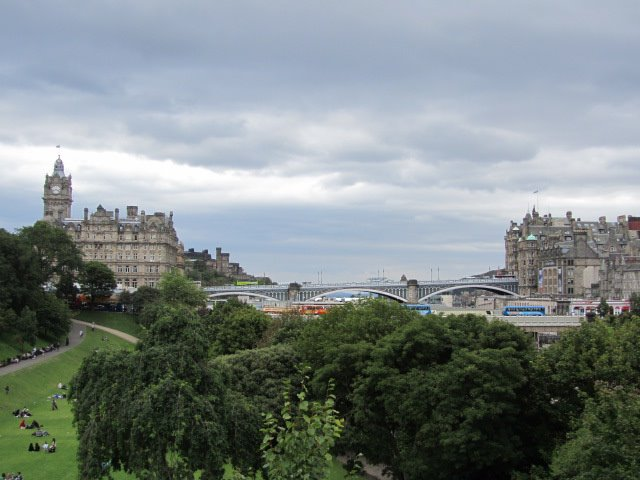
#> input picture examples/img/landscape.jpg, 640 x 480 px
$ python lab2_01_pixelwise_operation.py
#> lines starting #> are read from the running program, lines starting #| are printed output that depends on the picture
from PIL import Image
#from numpy import *
from pylab import *
im = array(Image.open('img/landscape.jpg').convert('L'))
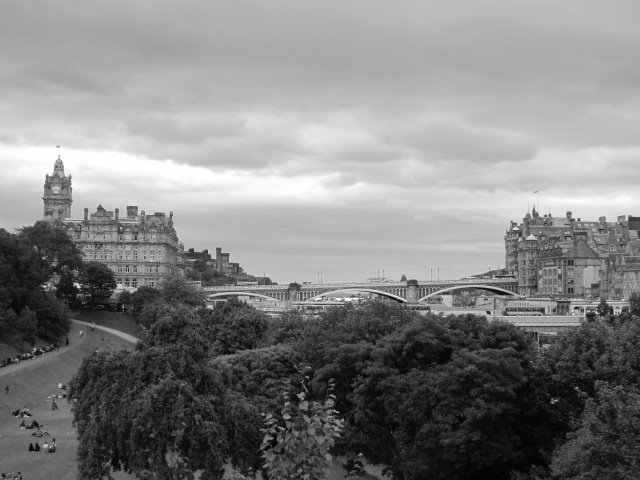
#> im: shape (480, 640); min 0, max 255, mean 130.5
im2 = 255 - im #invert image
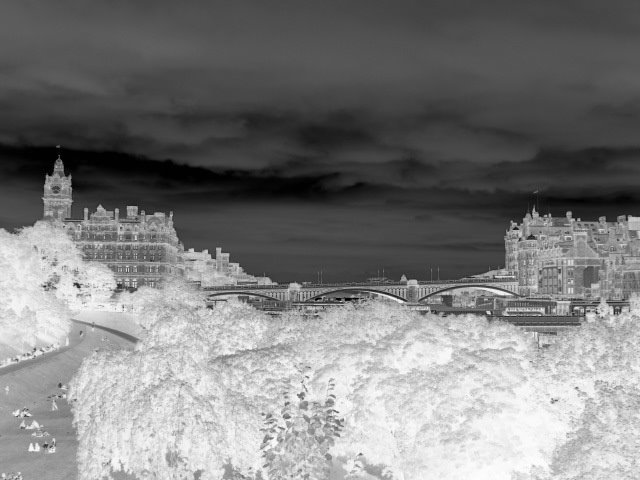
#> im2: shape (480, 640); min 0, max 255, mean 124.5
im3 = (100.0/255) * im + 100 #clamp to interval 100...200
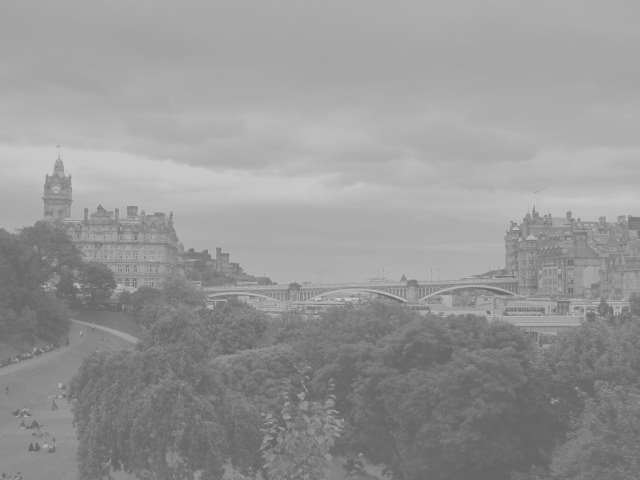
#> im3: shape (480, 640) float64; min 100, max 200, mean 151.2
im4 = 255.0 * (im/255.0)**2 #squared
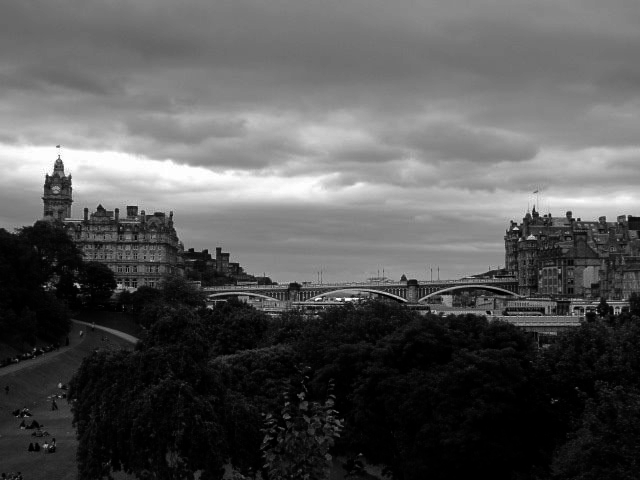
#> im4: shape (480, 640) float64; min 0, max 255, mean 86.7
subplot(2, 2, 1)
set_cmap('gray')
imshow(im)
show()
title('Plotting: "im"')

subplot(2, 2, 2)
imshow(im2)
show()
title('Plotting: "255 - im"')

subplot(2, 2, 3)
imshow(im3)
show()
title('Plotting: "(100.0/255) * im + 100"')

subplot(2, 2, 4)
imshow(im4)
show()
title('Plotting: "255.0 * (im/255.0)**2"')
